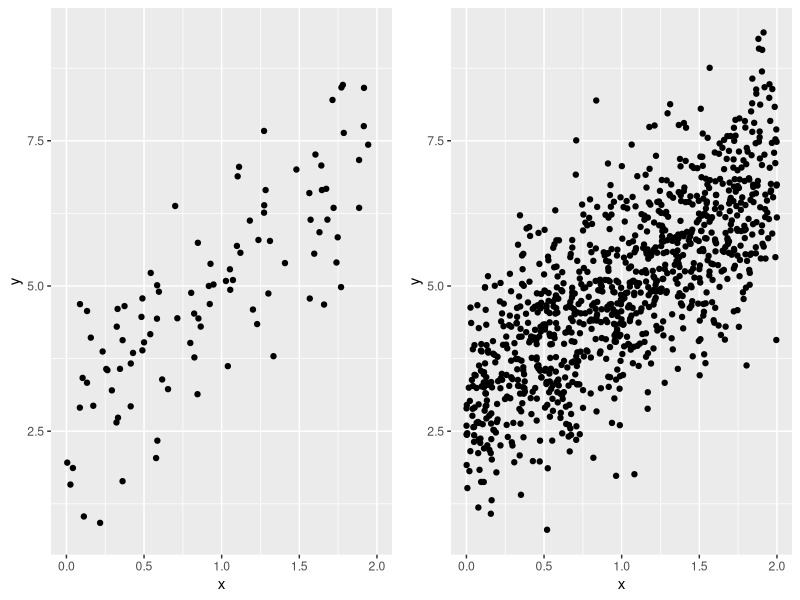
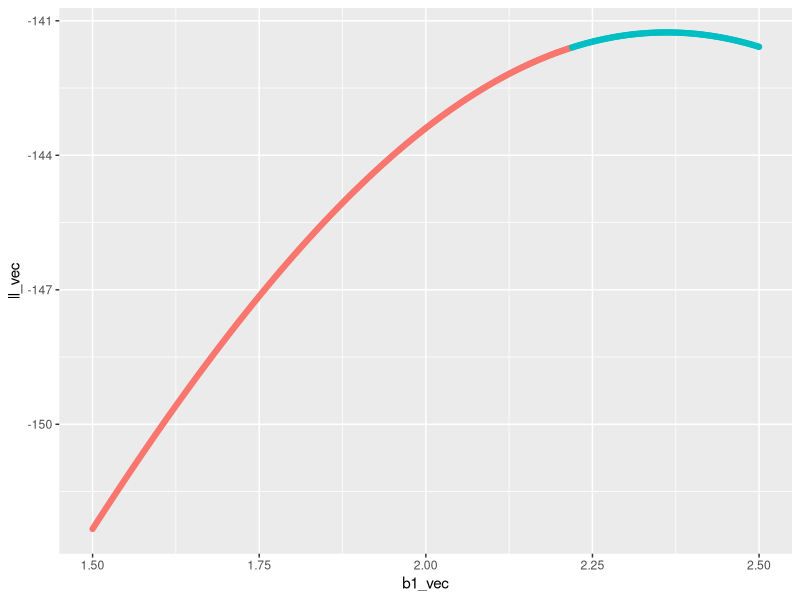

These figures' R source, in order:
## ---- chunk 1
#| label: setup

# load all necessary packages
library(ggplot2)
library(cowplot)
library(dplyr)

## ---- chunk 2
# the true intercept
b0 <- 3

# the true slope
b1 <- 2

# the true sd of the normal dist
s <- 1

# now a data set with 100 samples
x <- runif(100, 0, 2)
y <- rnorm(length(x), b0 + b1 * x, sd = s)
dat_100 <- data.frame(x, y)

# next a data set with 1000 samples
x <- runif(1000, 0, 2)
y <- rnorm(length(x), b0 + b1 * x, sd = s)
dat_1000 <- data.frame(x, y)


## ---- chunk 3
#| label: fig-sim

gp_100 <- ggplot(dat_100, aes(x, y)) +
    geom_point() +
    xlim(range(dat_100$x, dat_1000$x)) +
    ylim(range(dat_100$y, dat_1000$y))

gp_1000 <- ggplot(dat_1000, aes(x, y)) +
    geom_point() +
    xlim(range(dat_100$x, dat_1000$x)) +
    ylim(range(dat_100$y, dat_1000$y))

# note: we can use `plot_grid` from package cowplot
# to compose multiple plots in one, but we needed
# to manually set `xlim` and `ylim` to be the same
# across plots
plot_grid(gp_100, gp_1000, nrow = 1)
## ---- chunk 4
# a function to calculate profile likelihood for slope of 
# a linear model `y ~ x`
prof_ll_fun <- function(b1_vec, x, y) {
    # vector to hold log likelihoods
    ll_vec <- numeric(length(b1_vec))
    
    # loop over all values of b1_vec
    for(i in 1:length(b1_vec)) {
        # make fixed model
        mod_fixed <- lm(y ~ 1 + offset(b1_vec[i] * x))
        
        # calculate log lik and store it
        ll_vec[i] <- as.numeric(logLik(mod_fixed))
    }
    
    # combine into data.frame
    ll <- data.frame(b1_vec, ll_vec)
    
    # now compare log lik of fixed models to log lik of full model
    
    # the full model
    # no need for `data` arg because we directly pass `x` and `y`
    # to the `prof_ll_fun` function
    mod <- lm(y ~ x) 
    
    # log lik of full model
    ll_full <- as.numeric(logLik(mod))
    
    # add column for whether point is within 95% CI
    ll <- mutate(ll, 
                 in_ci = ll_vec >= ll_full - pchisq(0.95, 1) / 2)
    
    # return the data.frame
    return(ll)
}

## ---- chunk 5
#| label: fig-prof-ll-100

# make a vector of possible b1 values
# we know the true slope is 2, so make values on either
# side of that
possible_b1 <- seq(1.5, 2.5, length.out = 500)

# run the profile likelihood function
prof_ll_100 <- prof_ll_fun(possible_b1, dat_100$x, dat_100$y)

# plot it
gp_prof_100 <- ggplot(prof_ll_100, aes(b1_vec, ll_vec, color = in_ci)) +
    geom_point() +
    # removing legend so we can ultimately add this plot
    # to the plot for profile likelihood with 1000 samples
    theme(legend.position = "none")

gp_prof_100
## ---- chunk 6
# sample size (this will vary across the loop)
n <- 100

# true slope (this will vary)
b1 <- 2

# simulated data (this will also vary for every iteration)
x <- runif(n, 0, 2)

# for simplicity we will keep intercept and variance
# constant across simulations, but `y` itself will need to 
# be re-simulated every time
y <- rnorm(n, mean = 1 + b1 * x, sd = 1)

# full model
mod1 <- lm(y ~ x)

# reduced model
mod0 <- lm(y ~ 1)

# calculate LRT p-value by hand (will be faster 
# in a for loop)
lambda <- 2 * (logLik(mod1) - logLik(mod0)) |> 
    as.numeric()

pval <- pchisq(lambda, 1, lower.tail = FALSE)

# test if pval is <= 0.05 (will will need to be stored 
# in a vector that you initialize before the for loop)
pval <= 0.05
## ---- chunk 7
b1_and_size <- expand.grid(reps = 1:100, 
                           b1 = 0:2, 
                           n = seq(10, 200, by = 10))

all_b1 <- b1_and_size$b1
all_n <- b1_and_size$n
